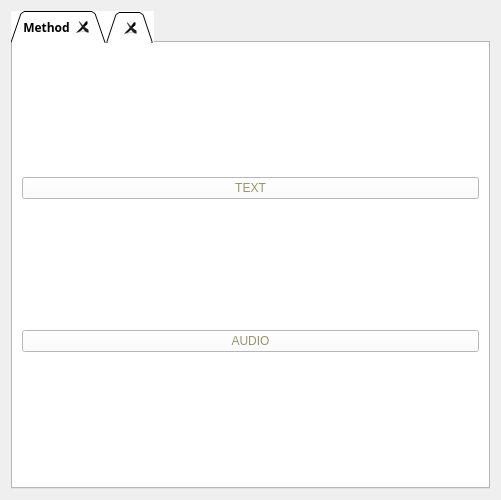
<?xml version="1.0" encoding="UTF-8"?>
<ui version="4.0">
 <class>SeratOPT</class>
 <widget class="QWidget" name="SeratOPT">
  <property name="geometry">
   <rect>
    <x>0</x>
    <y>0</y>
    <width>501</width>
    <height>500</height>
   </rect>
  </property>
  <property name="minimumSize">
   <size>
    <width>450</width>
    <height>500</height>
   </size>
  </property>
  <property name="font">
   <font>
    <italic>false</italic>
    <bold>false</bold>
   </font>
  </property>
  <property name="windowTitle">
   <string>Form</string>
  </property>
  <property name="styleSheet">
   <string notr="true">background-image: url(:/res/m1.jpg);
</string>
  </property>
  <layout class="QGridLayout" name="gridLayout_2">
   <item row="0" column="0">
    <widget class="QTabWidget" name="tabWidget">
     <property name="font">
      <font>
       <family>Rockwell Condensed</family>
       <bold>true</bold>
      </font>
     </property>
     <property name="styleSheet">
      <string notr="true">background-image: url(:/res/m1.jpg);
background-color: rgb(255, 255, 255);</string>
     </property>
     <property name="tabShape">
      <enum>QTabWidget::Triangular</enum>
     </property>
     <property name="currentIndex">
      <number>0</number>
     </property>
     <property name="elideMode">
      <enum>Qt::ElideNone</enum>
     </property>
     <property name="tabsClosable">
      <bool>true</bool>
     </property>
     <property name="movable">
      <bool>true</bool>
     </property>
     <widget class="QWidget" name="tab">
      <attribute name="title">
       <string>Method</string>
      </attribute>
      <layout class="QGridLayout" name="gridLayout">
       <item row="1" column="0">
        <widget class="QPushButton" name="pushButton_2">
         <property name="styleSheet">
          <string notr="true">font: 30pt &quot;Wide Latin&quot;;
color: qconicalgradient(cx:0.5, cy:0.5, angle:0, stop:0 rgba(0, 118, 173, 255), stop:1 rgb(149, 149, 111));
</string>
         </property>
         <property name="text">
          <string>AUDIO</string>
         </property>
         <property name="flat">
          <bool>false</bool>
         </property>
        </widget>
       </item>
       <item row="0" column="0">
        <widget class="QPushButton" name="pushButton">
         <property name="styleSheet">
          <string notr="true">font: 30pt &quot;Wide Latin&quot;;
color: qconicalgradient(cx:0.5, cy:0.5, angle:0, stop:0 rgba(0, 118, 173, 255), stop:1 rgb(149, 149, 111));
</string>
         </property>
         <property name="text">
          <string>TEXT</string>
         </property>
        </widget>
       </item>
      </layout>
     </widget>
     <widget class="QWidget" name="tab_2">
      <attribute name="title">
       <string/>
      </attribute>
     </widget>
    </widget>
   </item>
  </layout>
 </widget>
 <resources/>
 <connections/>
</ui>
